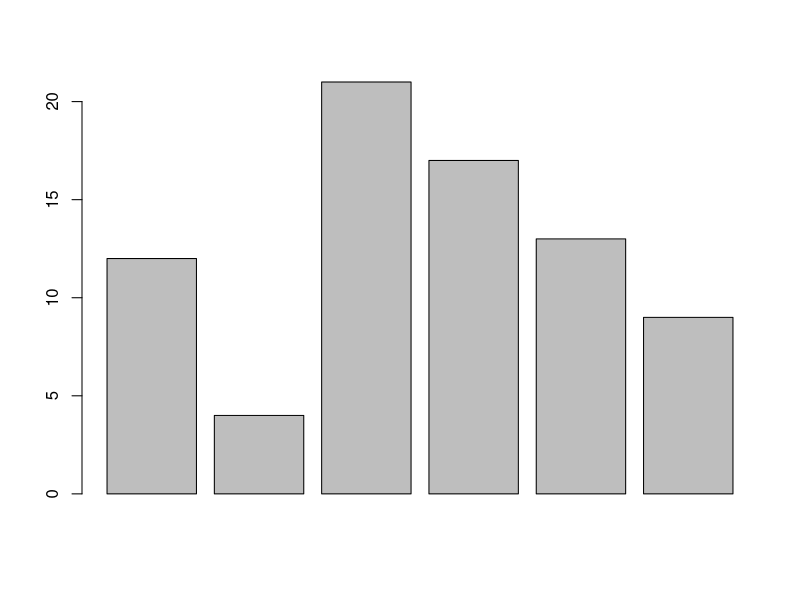
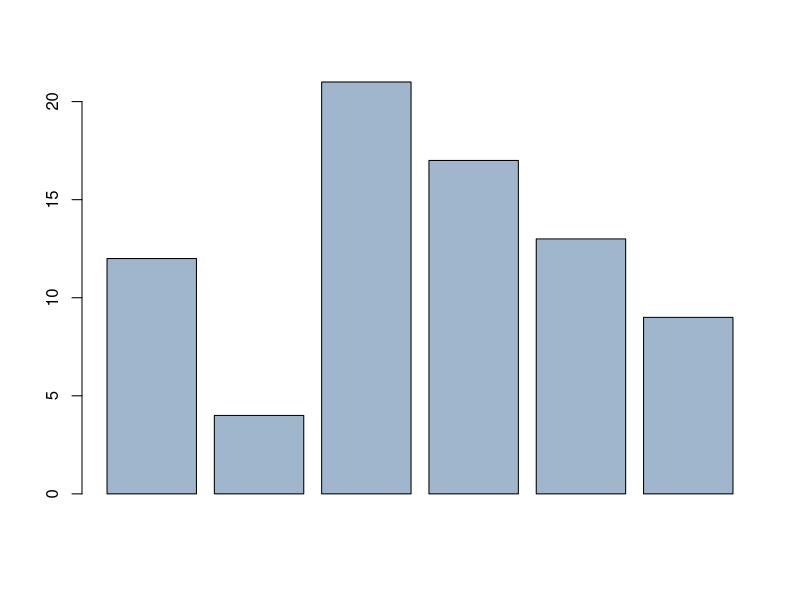
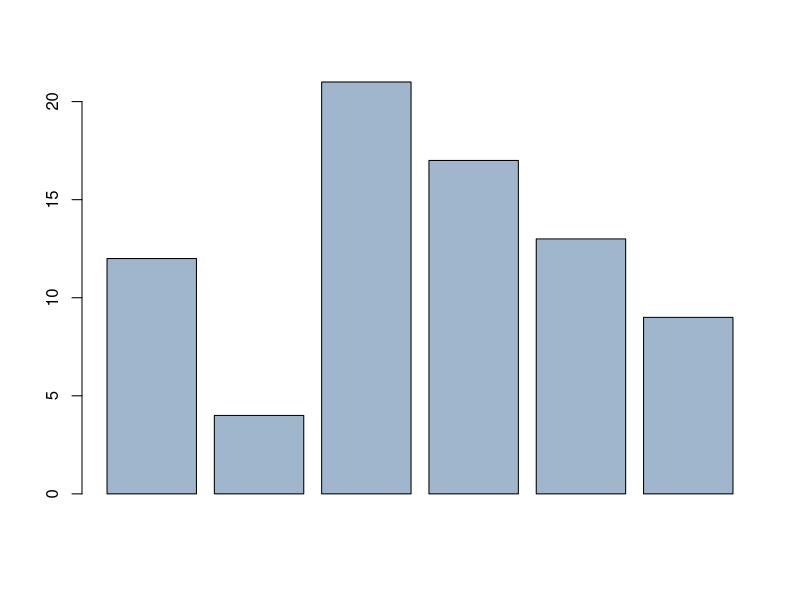
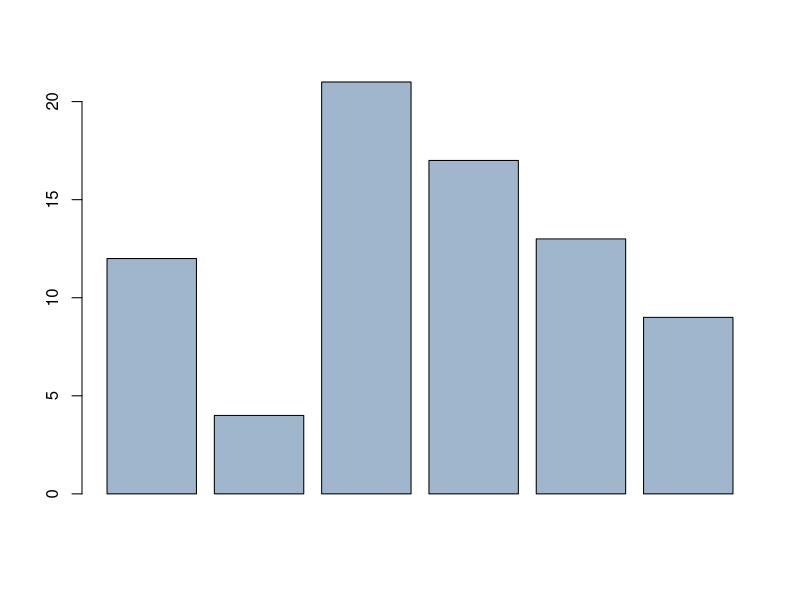
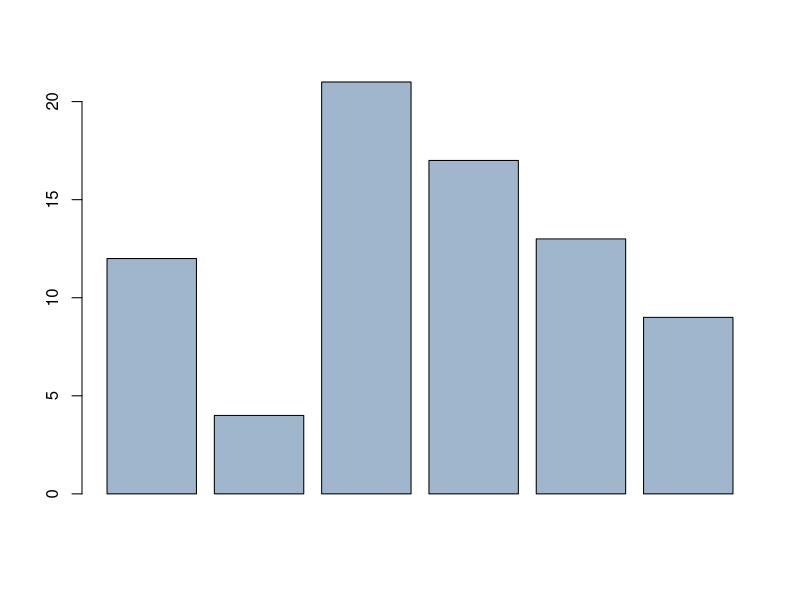
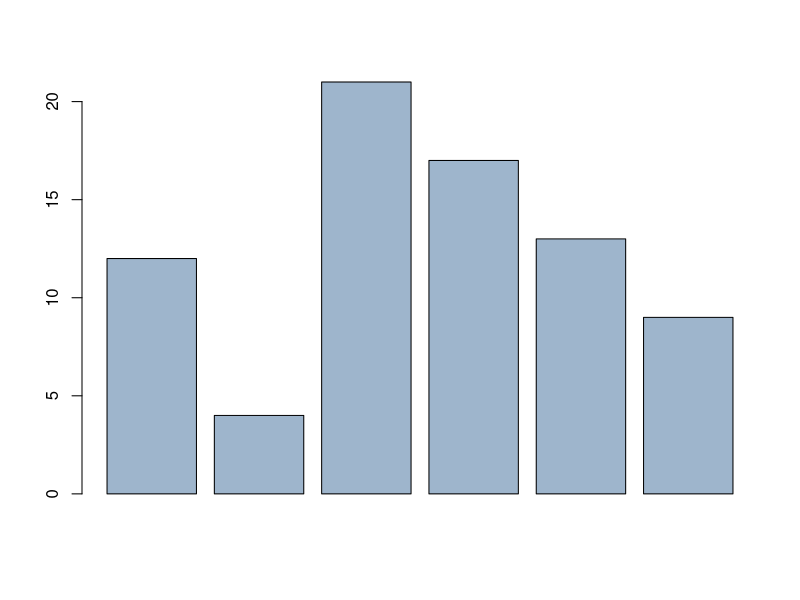
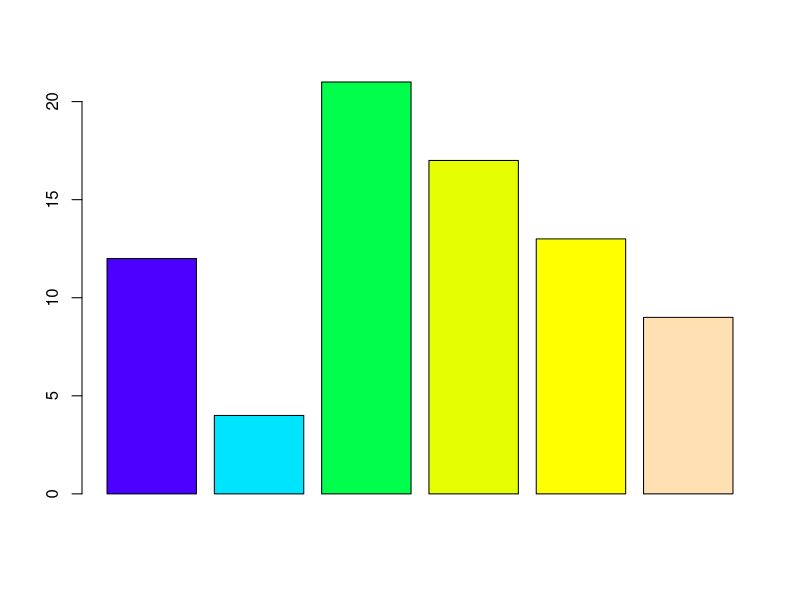
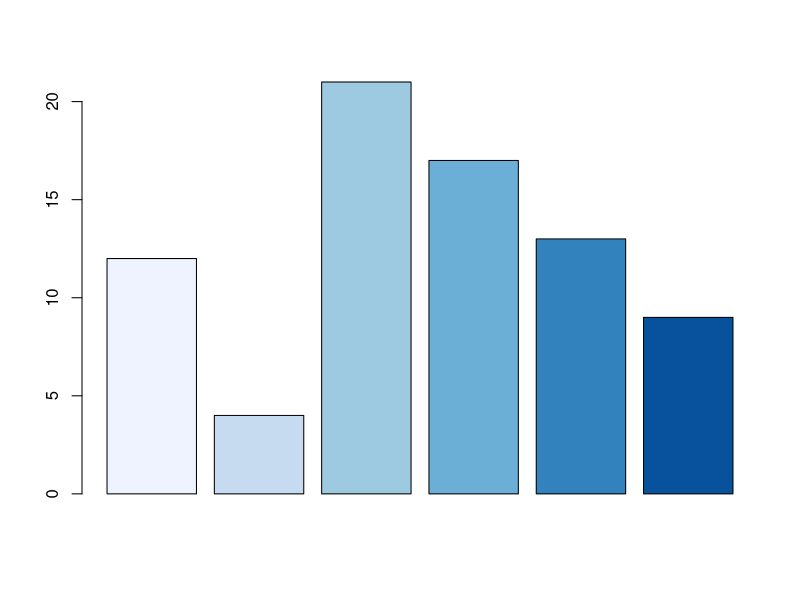

These charts were generated, in order, by the following R code:
#!/usr/bin/env Rscript
library("RColorBrewer")
# LOAD DATA Data for bar chart
x <- c(12, 4, 21, 17, 13, 9)
# BARPLOT WITH DEFAULT COLORS Default barplot
barplot(x)

# Color by name.
barplot(x, col = "slategray3")
# slategray3 is 602 in the list.
barplot(x, col = colors()[602])
# RGB hex code.
barplot(x, col = "#9FB6CD")
# RGB 0-255
barplot(x, col = rgb(159, 182, 205, max = 255))
# RGB 0.00-1.00
barplot(x, col = rgb(0.62, 0.71, 0.8))
# BARPLOT WITH BUILT-IN PALETTE
barplot(x, col = topo.colors(6))
# BARPLOT WITH RCOLORBREWER PALETTE
barplot(x, col = brewer.pal(6, "Blues"))

# CLEAN UP
# Return to default palette.
palette("default")
# Unloads RColorBrewer
detach("package:RColorBrewer",
  unload = TRUE
)
# Removes all objects from workspace.
rm(list = ls())
